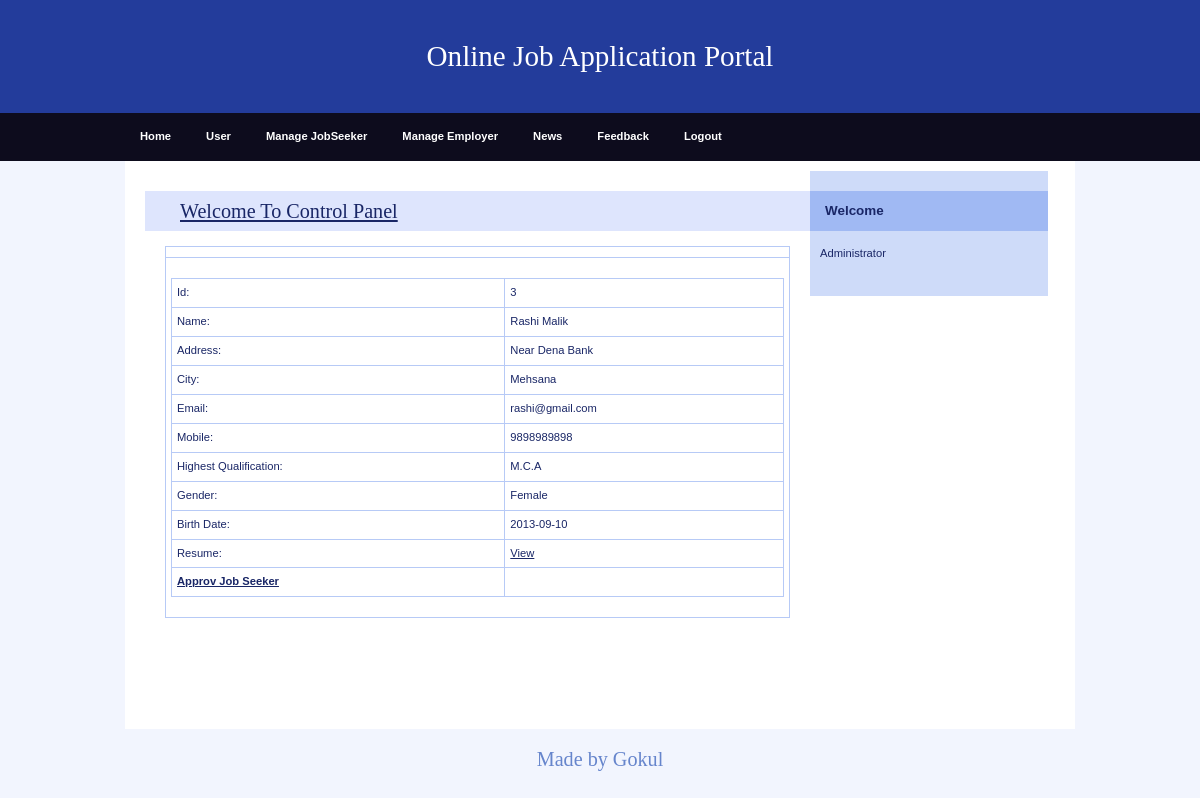
Screenshot of /Admin/DetailJob.php?JobId=3 with the database file from the repository.
### tables this page shows
CREATE TABLE `jobseeker_reg` (
  `JobSeekId` int NOT NULL,
  `JobSeekerName` varchar(20) NOT NULL,
  `Address` varchar(100) NOT NULL,
  `City` varchar(20) NOT NULL,
  `Email` varchar(40) NOT NULL,
  `Mobile` bigint NOT NULL,
  `Qualification` varchar(20) NOT NULL,
  `Gender` varchar(10) NOT NULL,
  `BirthDate` date NOT NULL,
  `Resume` varchar(200) NOT NULL,
  `Status` varchar(10) NOT NULL,
  `UserName` varchar(20) NOT NULL,
  `Password` varchar(20) NOT NULL,
  `Question` varchar(100) NOT NULL,
  `Answer` varchar(50) NOT NULL
);

### Admin/DetailJob.php (the view, shortened to what this page needs)
<!DOCTYPE html>
<html>
<head>
    <link rel="stylesheet" media="screen,projection" type="text/css" href="./css/main.css" />
    <link rel="stylesheet" media="print" type="text/css" href="./css/print.css" />
</head>
<body>
    <div id="main" class="box">
        <?php
        include "Header.php"
        ?>
        <?php
        include "menu.php"
        ?>
        <div id="page" class="box">
            <div id="page-in" class="box">
                <div id="content">
                    <div class="article">
                        <h2><span><a href="#">Welcome To Control Panel</a></span></h2>
                        <table width="100%" border="0" cellspacing="0" cellpadding="0">
                            <tr>
                                <td></td>
                            </tr>
                            <tr>
                                <td>
                                    <?php
                                    $ID = $_GET['JobId'];
                                    $con = mysqli_connect("localhost", "gokul", "Gokul0309", "job");
                                    $sql = "select * from jobseeker_reg where JobSeekId='" . $ID . "'  ";
                                    $result = mysqli_query($con, $sql);
                                    $row = mysqli_fetch_array($result)
                                    ?>
                                    <table width="100%" border="1" cellspacing="2" cellpadding="2">
                                        <tr>
                                            <td>Id:</td>
                                            <td><?php echo $row['JobSeekId']; ?></td>
                                        </tr>
                                        <tr>
                                            <td>Name:</td>
                                            <td><?php echo $row['JobSeekerName']; ?></td>
                                        </tr>
                                        <tr>
                                            <td>Address:</td>
                                            <td><?php echo $row['Address']; ?></td>
                                        </tr>
                                        <tr>
                                            <td>City:</td>
                                            <td><?php echo $row['City']; ?></td>
                                        </tr>
                                        <tr>
                                            <td>Email:</td>
                                            <td><?php echo $row['Email']; ?></td>
                                        </tr>
                                        <tr>
                                            <td>Mobile:</td>
                                            <td><?php echo $row['Mobile']; ?></td>
                                        </tr>
                                        <tr>
                                            <td>Highest Qualification:</td>
                                            <td><?php echo $row['Qualification']; ?></td>
                                        </tr>
                                        <tr>
                                            <td>Gender:</td>
                                            <td><?php echo $row['Gender']; ?></td>
                                        </tr>
                                        <tr>
                                            <td>Birth Date:</td>
                                            <td><?php echo $row['BirthDate']; ?></td>
                                        </tr>
                                        <tr>
                                            <td>Resume:</td>
                                            <td><a href="../upload/<?php echo $row['Resume']; ?>" target="_blank">View</a>
                                            </td>
                                        </tr>
                                        <tr>
                                            <td><strong><a href="ApprovJob.php?JobId=<?php echo $row['JobSeekId']; ?>">Approv
                                                        Job Seeker</a></strong></td>
                                            <td></td>
                                        </tr>
                                    </table>
                                </td>
                            </tr>
                        </table>
                        <p>&nbsp;</p>
                        <p class="btn-more box noprint">&nbsp;</p>
                    </div>
                </div>
                <?php
                include "right.php"
                ?>
            </div>
        </div>
        <?php
        include "footer.php"
        ?>
    </div>
</body>
</html>

### Admin/css/main.css (style rules this page uses)
* { min-height: 1px; }
body { border: 0; margin: 0; padding: 0; background: #f2f5fe; font: 70%/160% "verdana", sans-serif; color: #192666; _text-align: center; }
a { color: #192666; }
p { border: 0; margin: 15px 0; padding: 0; }
div { display: block; border: 0; margin: 0; padding: 0; }
h1, h2, h3, h4, h5 { border: 0; margin: 10px 0; padding: 0; font-weight: bold; }
h2 { font-size: 180%; line-height: 100%; font-family: "georgia", serif; font-weight: normal; }
table { display: table; border-collapse: collapse; margin: 15px 0; padding: 0; border: 1px solid #b7caf6; font-size: 100%; }
tr { display: table-row; }
th, td { display: table-cell; border: 1px solid #b7caf6; margin: 0; padding: 5px; vertical-align: top; text-align: left; }
a, img, span { border: 0; margin: 0; padding: 0; }
strong, .strong { font-weight: bold; }
.box { min-height: 1px; _height: 1px; }
.box:after { content: "."; display: block; line-height: 0px; font-size: 0px; visibility: hidden; clear: both; }
#main { margin: 0px auto 0 auto; _text-align: left; }
#page { min-height: 1px; width: 950px; margin: 0 auto; background: #fff; _height: 1px; }
#page-in { min-height: 1px; padding: 10px 0; _height: 1px; }
#content { float: left; width: 70%; _width: 72%; margin: 0; padding: 0 0 0 20px; }
#content .article { clear: both; margin: 0; padding: 20px; }
#content .article h2 { margin: 0 -20px; padding: 10px; background: #dee5fd; color: #192666; }
#content .article h2 span { padding-left: 25px; }
#content .article p { text-align: justify; }
#content .btn-more { margin: 0 0 15px 0; padding: 0; border: 0; position: relative; }

### Admin/css/print.css (style rules this page uses)
body { border: 0; margin: 0; padding: 0; font-size: 12pt; }
a { color: #000; text-decoration: none; }
h1, h2, h3 { page-break-after: avoid; page-break-inside: avoid; }
table { border-collapse: collapse; border-width: 1px; border-style: solid; }
th, td { display: table-cell; border-width: 1px; border-style: solid; }
.noprint { display: none; }

### rows the page displays
jobseeker_reg: JobSeekId "3", JobSeekerName "Rashi Malik", Address "Near Dena Bank", City "Mehsana", Email "rashi@gmail.com", Mobile "9898989898", Qualification "M.C.A", Gender "Female", BirthDate "2013-09-10"
